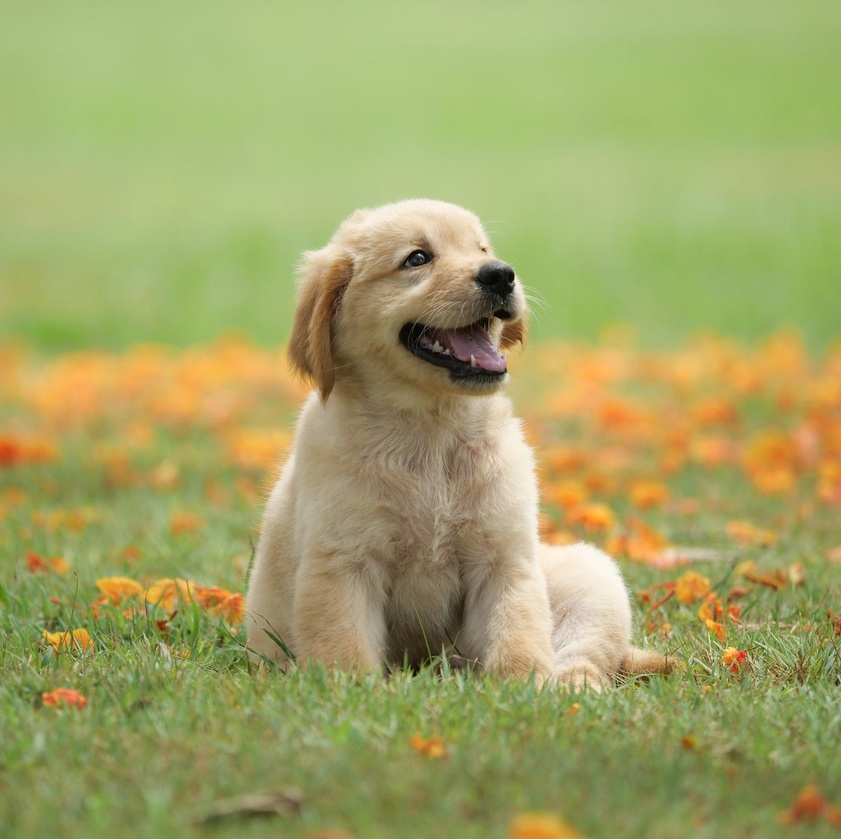
#> input picture lab-session/02-image-processing-basics/data/dog1.jpg, 841 x 839 px, shrunk from 1200 x 1197 before the run
$ python 02_morphology.py
#> lines starting #> are read from the running program, lines starting #| are printed output that depends on the picture; after the words box and inside, x2 and y2 are one past the last pixel; in counts of white or black regions, pixels touching at a corner belong together
from pathlib import Path
import sys

import cv2
import numpy as np


BASE_DIR = Path(__file__).resolve().parents[1]
DATA_DIR = BASE_DIR / "data"
OUTPUT_DIR = BASE_DIR / "outputs"
OUTPUT_DIR.mkdir(exist_ok=True)


def main() -> None:
    image_path = DATA_DIR / "dog1.jpg"
    image = cv2.imread(str(image_path), cv2.IMREAD_GRAYSCALE)
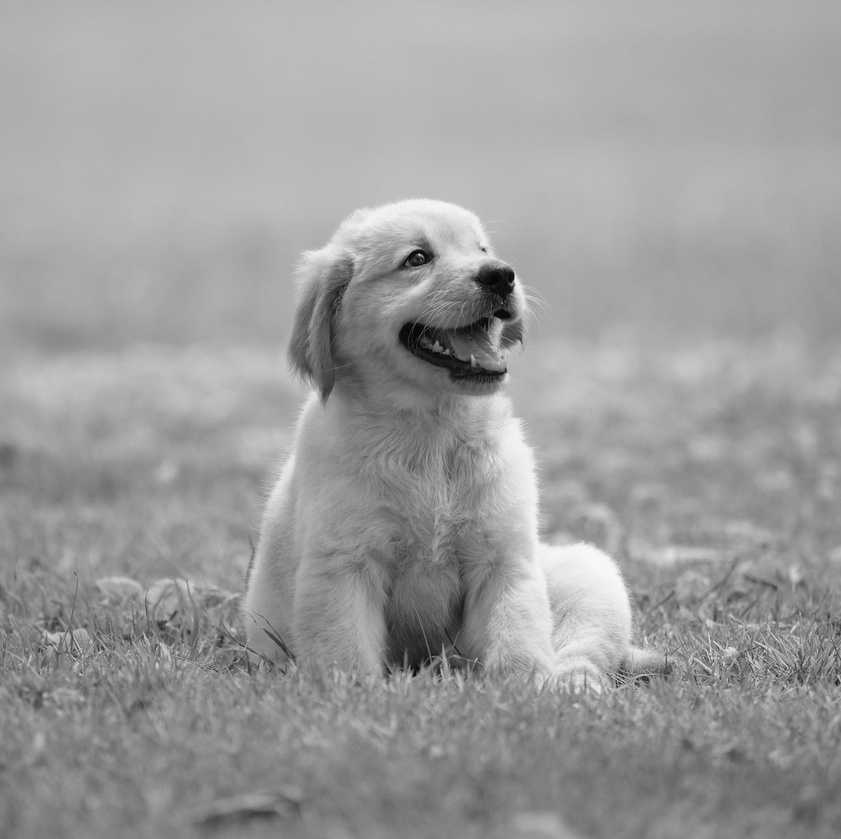
#> image: shape (839, 841); min 0, max 250, mean 156.5

    if image is None:
        sys.exit(f"Could not open image: {image_path}")

    _, binary = cv2.threshold(image, 0, 255, cv2.THRESH_BINARY + cv2.THRESH_OTSU)
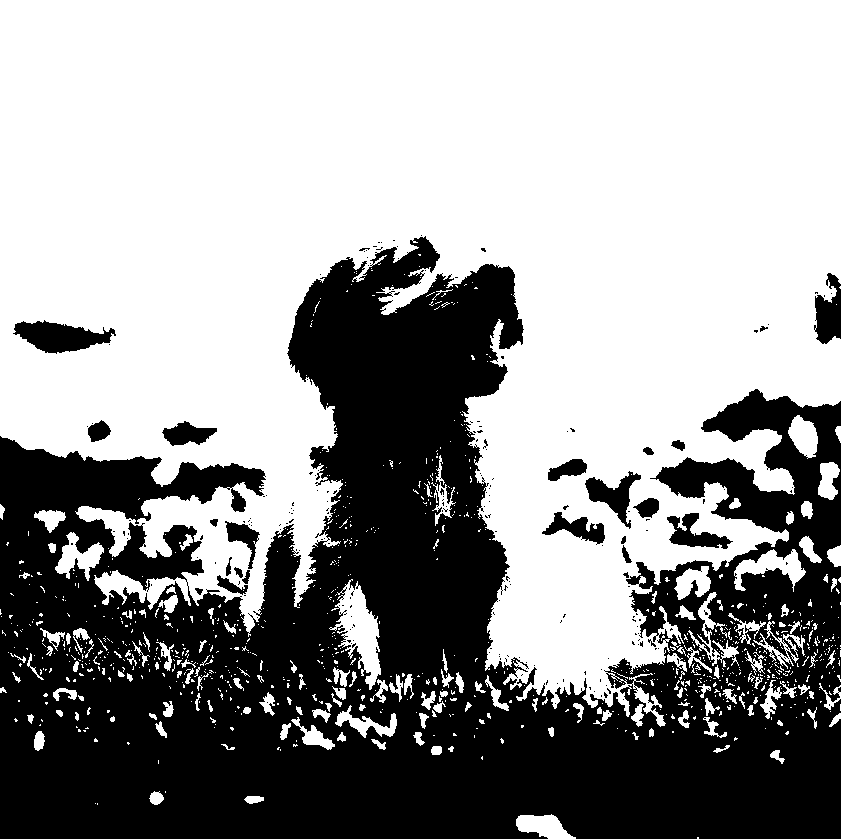
#> binary: shape (839, 841); 60.1% white; 220 black regions (195 under 20 px), largest, box (x1, y1, x2, y2) and area: (0, 236, 841, 839) 271333, (13, 320, 116, 354) 2019, (814, 273, 841, 344) 1245
    kernel = cv2.getStructuringElement(cv2.MORPH_RECT, (5, 5))

    erosion = cv2.erode(binary, kernel, iterations=1)
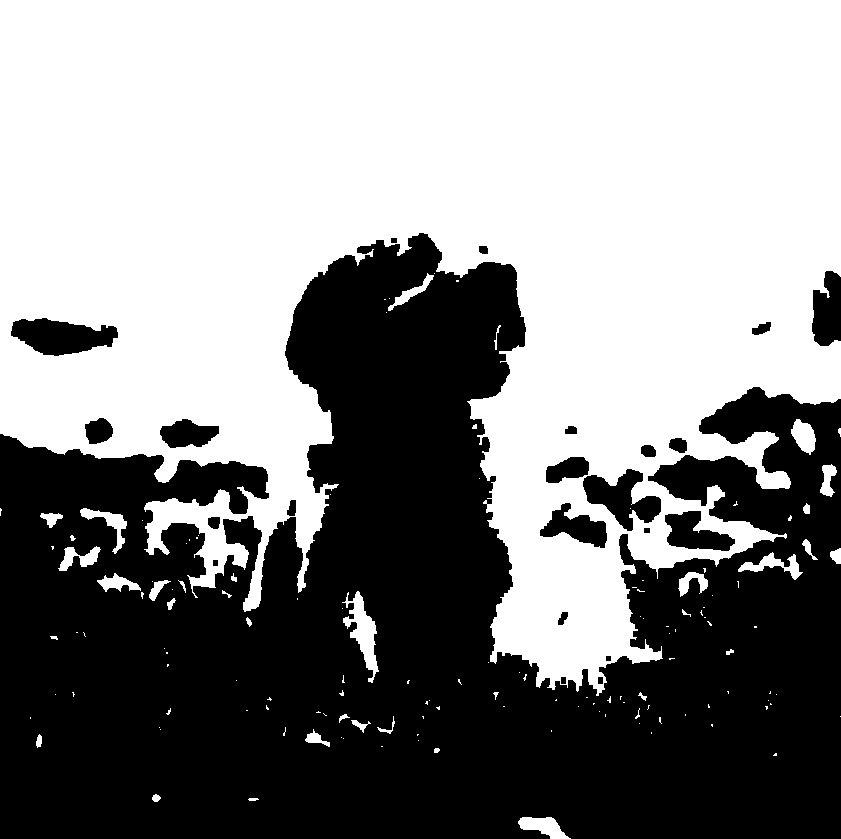
#> erosion: shape (839, 841); 54% white; 23 black regions, largest, box (x1, y1, x2, y2) and area: (0, 233, 841, 839) 311282, (11, 318, 118, 356) 2696, (583, 469, 661, 531) 2370
    dilation = cv2.dilate(binary, kernel, iterations=1)
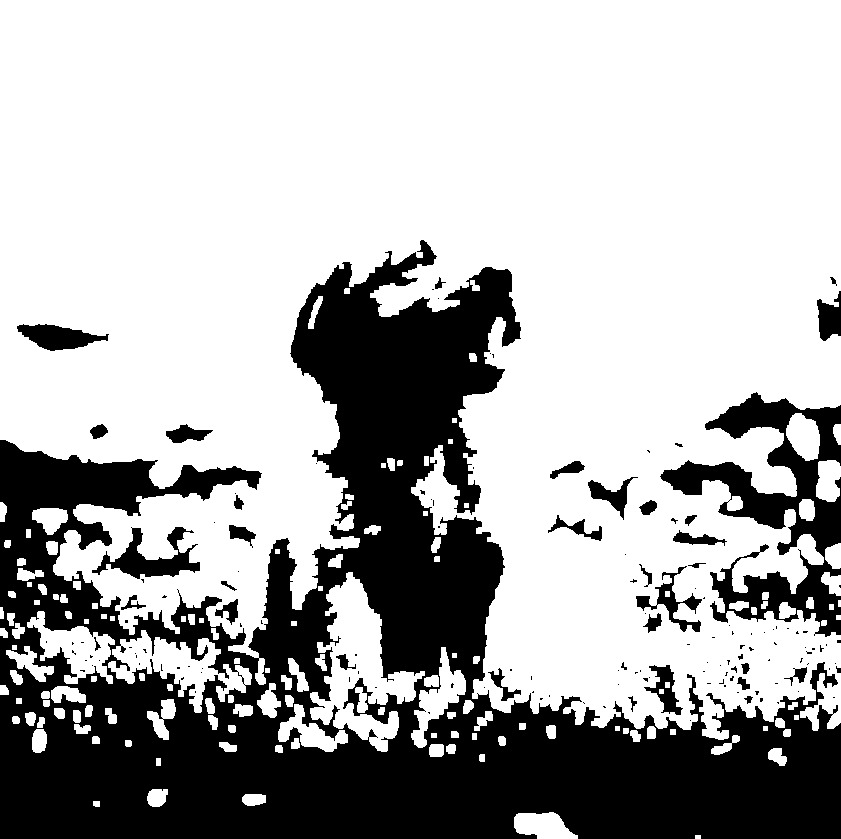
#> dilation: shape (839, 841); 68.9% white; 147 black regions (112 under 20 px), largest, box (x1, y1, x2, y2) and area: (0, 240, 841, 839) 192458, (660, 392, 841, 637) 15335, (92, 527, 200, 579) 2138
    opening = cv2.morphologyEx(binary, cv2.MORPH_OPEN, kernel)
#> opening: shape (839, 841); 57.5% white; 40 black regions (23 under 20 px), largest, box (x1, y1, x2, y2) and area: (0, 235, 841, 839) 290439, (13, 320, 116, 354) 2084, (814, 273, 841, 344) 1381
    closing = cv2.morphologyEx(binary, cv2.MORPH_CLOSE, kernel)
#> closing: shape (839, 841); 62.4% white; 71 black regions, largest, box (x1, y1, x2, y2) and area: (0, 238, 841, 839) 225553, (658, 390, 841, 639) 20842, (90, 525, 202, 585) 3327

    top = np.hstack([binary, erosion, dilation])
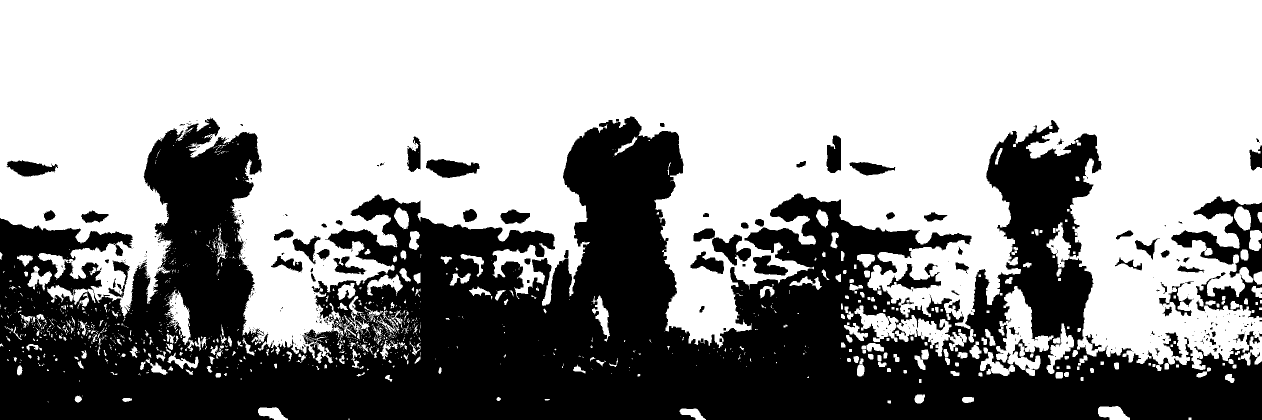
#> top: shape (839, 2523) (shown at 1/2 size); 61% white; 388 black regions (307 under 20 px), largest, box (x1, y1, x2, y2) and area: (0, 233, 2523, 839) 775073, (2342, 392, 2523, 637) 15335, (852, 318, 959, 356) 2696
    bottom = np.hstack([opening, closing, np.zeros_like(binary)])
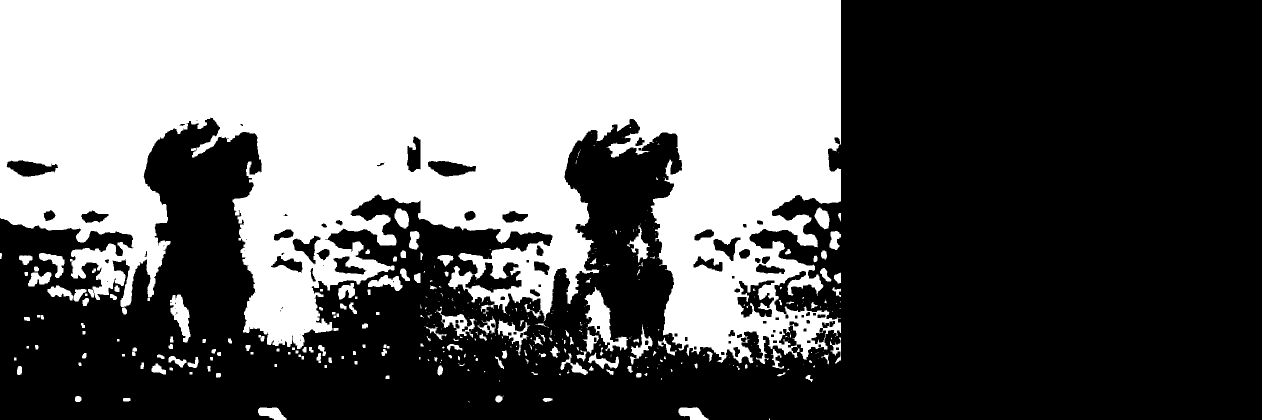
#> bottom: shape (839, 2523) (shown at 1/2 size); 40% white; 383 white regions (200 under 20 px), largest, box (x1, y1, x2, y2) and area: (0, 0, 1682, 728) 808712, (1169, 574, 1256, 703) 3869, (340, 589, 381, 685) 2064
    canvas = np.vstack([top, bottom])
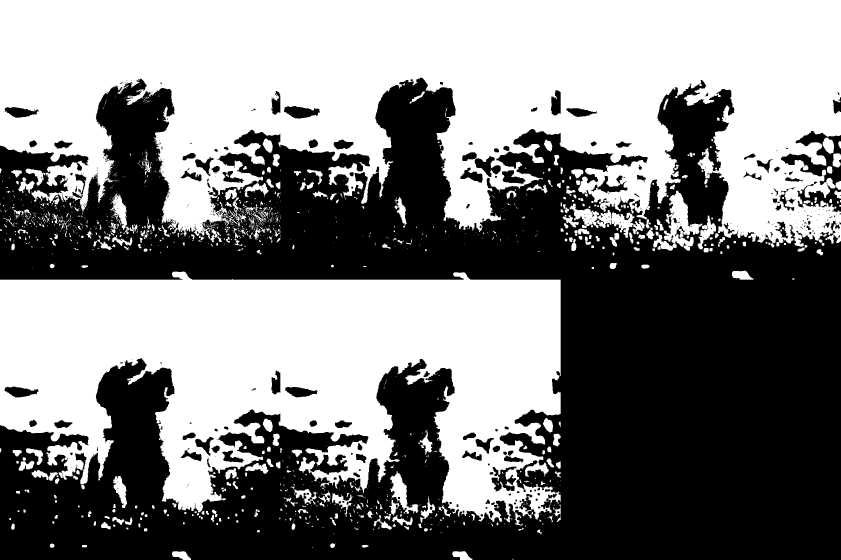
#> canvas: shape (1678, 2523) (shown at 1/3 size); 50.5% white; 493 black regions (330 under 20 px), largest, box (x1, y1, x2, y2) and area: (0, 233, 2523, 1678) 2018635, (2342, 392, 2523, 637) 15335, (931, 1364, 1043, 1424) 3327

    output_path = OUTPUT_DIR / "morphology_grid.png"
    cv2.imwrite(str(output_path), canvas)

    cv2.imshow("Morphology Grid", canvas)
    cv2.waitKey(0)
    cv2.destroyAllWindows()
    print(f"Saved morphology grid to: {output_path}")


if __name__ == "__main__":
    main()
